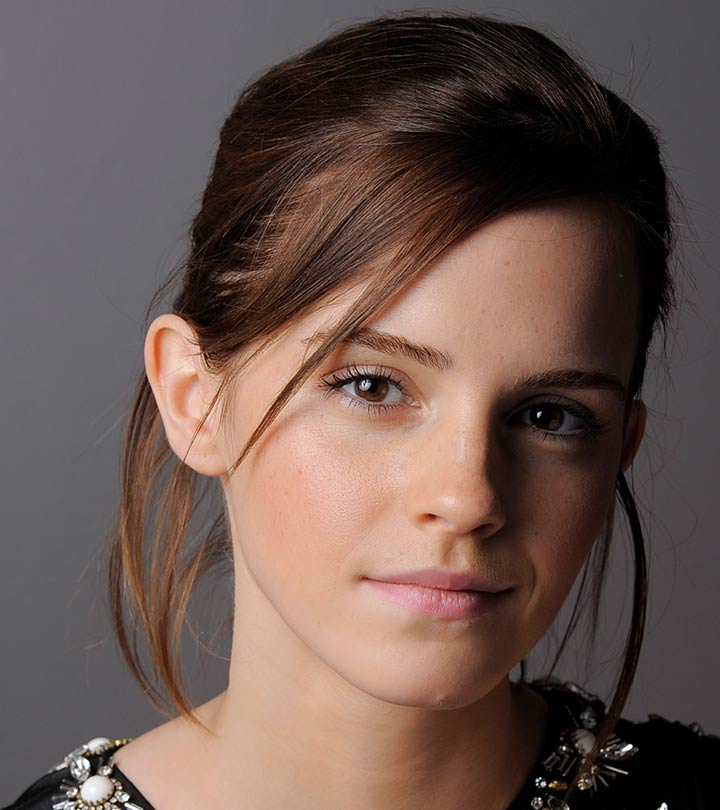
#> input picture images/emma.jpg, 720 x 810 px
$ jupyter execute Image_Ass_1.ipynb
#> lines starting #> are read from the running program, lines starting #| are printed output that depends on the picture
# 1

[cell 1]
# Identity Transformations (Identity)
import cv2 as cv
import numpy as np
import matplotlib.pyplot as plt

# Load the image
f = cv.imread('images/emma.jpg', cv.IMREAD_GRAYSCALE)
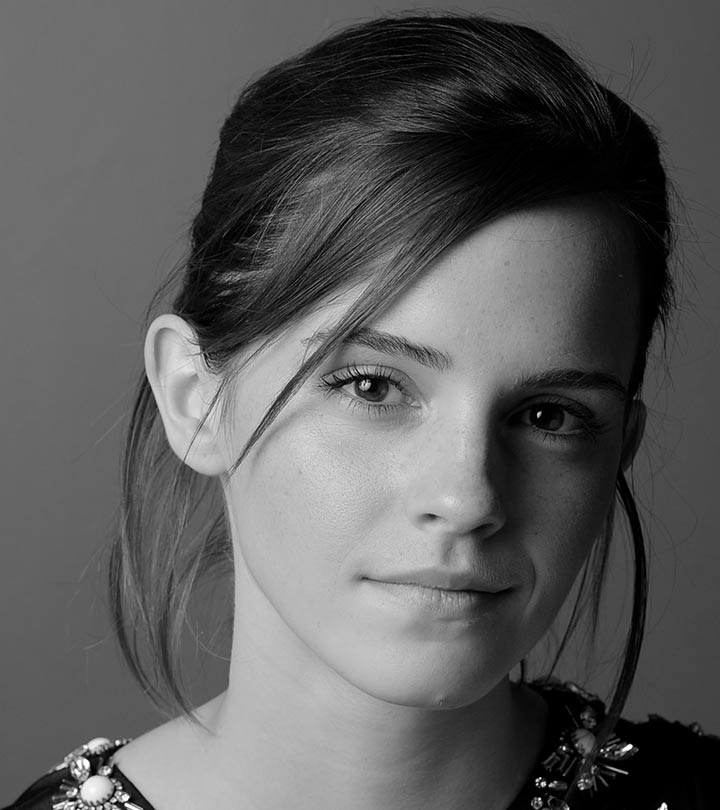
#> f: shape (810, 720); min 0, max 255, mean 92.3

# Create the transformation function
t = np.arange(256, dtype=np.uint8)

# Define the transformation for each range
t[0:51] = t[0:51]
t[51:151] = np.clip(
    (155/99) * (np.arange(51, 151) - 51) + 100,
    0, 255
)
t[151:256] = t[151:256]

# Apply the transformation to the image
g = t[f]
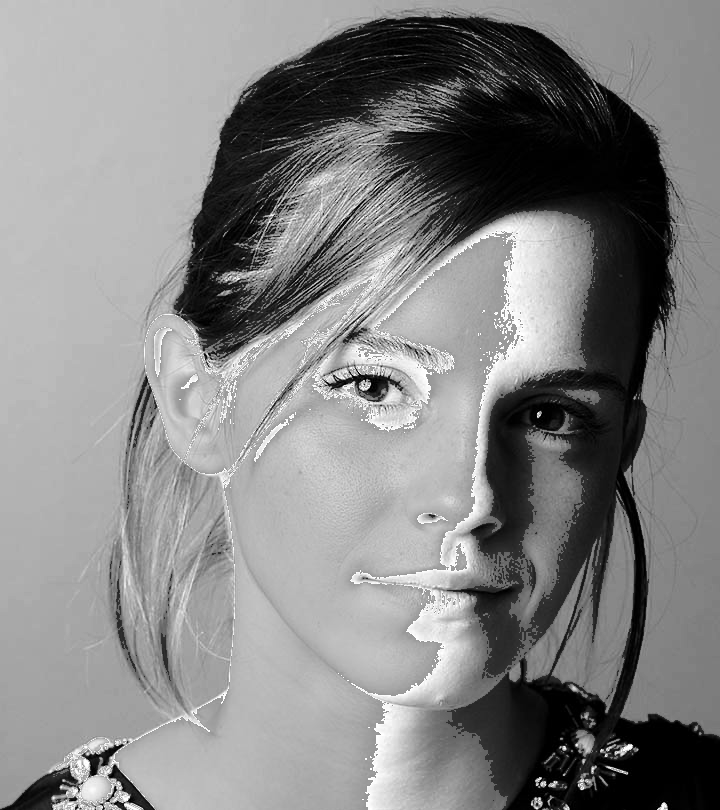
#> g: shape (810, 720); min 0, max 255, mean 132.6

# Plot the original image, transformed image, and transformation function
fig, ax = plt.subplots(1, 3, figsize=(12, 4))
ax[0].imshow(f, cmap='gray', vmin=0, vmax=255)
ax[0].set_title('Original Image')
ax[1].imshow(g, cmap='gray', vmin=0, vmax=255)
ax[1].set_title('Transformed Image')
for a in ax[0:2]:
    a.axis('off')
ax[2].plot(t)
ax[2].set_ylim([0, 255])
ax[2].set_xlim([0, 255])
ax[2].set_title('Transformation Function')
plt.show()
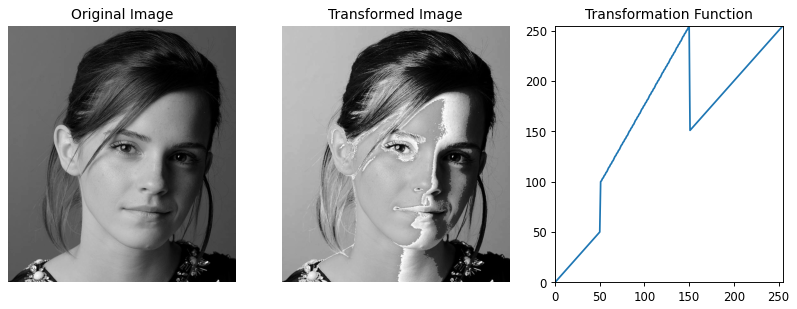
#> figure drawn by matplotlib, 3 panels; panel 3: curve peaks at x = 150, y = 255

# 2

[cell 2]
import cv2 as cv
import matplotlib.pyplot as plt

# Load the image
f = cv.imread('images/brain_proton_density_slice.png', cv.IMREAD_GRAYSCALE)
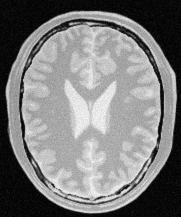
#> input picture images/brain_proton_density_slice.png, 181 x 217 px
#> f is the input picture: shape (217, 181); min 0, max 251, mean 123.7

# Plot and show the image with coordinate system
plt.imshow(f, cmap='gray')
plt.xlabel('X-axis (pixels)')
plt.ylabel('Y-axis (pixels)')
plt.title('Brain Proton Density Slice')
plt.grid(True)  # Optionally, add a grid to emphasize coordinates
plt.show()

# White Matter Intensity

[cell 3]
import cv2 as cv

# Load the image
f = cv.imread('images/brain_proton_density_slice.png', cv.IMREAD_GRAYSCALE)

# Define the coordinates of the point (x, y)
x, y = 100, 175

# Get the intensity value at the specified point 1
intensity = f[y, x]
#> intensity = 217

# Print the intensity value 1
print(f"Intensity at point ({x}, {y}): {intensity}")
#| Intensity at point (100, 175): 217

# Define the coordinates of the point (x, y)
x, y = 60, 100

# Get the intensity value at the specified point 2
intensity = f[y, x]
#> intensity = 173

# Print the intensity value 2
print(f"Intensity at point ({x}, {y}): {intensity}")
#| Intensity at point (60, 100): 173

# Define the coordinates of the point (x, y)
x, y = 50, 75

# Get the intensity value at the specified point 3
intensity = f[y, x]
#> intensity = 163

# Print the intensity value 3
print(f"Intensity at point ({x}, {y}): {intensity}")
#| Intensity at point (50, 75): 163

[cell 4]
import cv2 as cv
import numpy as np
import matplotlib.pyplot as plt

# Load the image
f = cv.imread('images/brain_proton_density_slice.png', cv.IMREAD_GRAYSCALE)

# Create the transformation function
t = np.arange(256, dtype=np.uint8)

# Define the transformation for each range
t[0:156] = t[0:156]
t[156:181] = 0
t[181:256] = t[181:256]

# Apply the transformation to the image
g = t[f]
#> g: shape (217, 181)

# Plot the original and transformed images
plt.figure(figsize=(12, 6))

plt.subplot(1, 2, 1)
plt.imshow(f, cmap='gray')
plt.title('Original Image')
plt.axis('off')

plt.subplot(1, 2, 2)
plt.imshow(g, cmap='gray')
plt.title('Transformed Image')
plt.axis('off')

plt.tight_layout()
plt.show()

# Plot the transformation function as a graph
plt.figure(figsize=(8, 4))
plt.plot(np.arange(256), t, color='blue', linewidth=2)
plt.title('Transformation Function')
plt.xlabel('Original Intensity Values')
plt.ylabel('Transformed Intensity Values')
plt.grid()
plt.xlim(0, 255)
plt.ylim(0, 255)
plt.axhline(0, color='black', lw=0.5, ls='--')
plt.axvline(0, color='black', lw=0.5, ls='--')
plt.show()
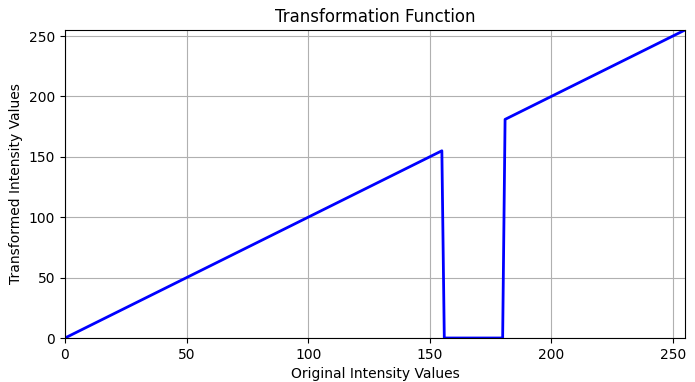
#> figure drawn by matplotlib, 1 panel; curve peaks at x = 255, y = 255

# Gray Matter Intensity

[cell 5]
import cv2 as cv

# Load the image
f = cv.imread('images/brain_proton_density_slice.png', cv.IMREAD_GRAYSCALE)

# Define the coordinates of the point (x, y)
x, y = 150, 75

# Get the intensity value at the specified point 1
intensity = f[y, x]
#> intensity = 205

# Print the intensity value 1
print(f"Intensity at point ({x}, {y}): {intensity}")
#| Intensity at point (150, 75): 205

# Define the coordinates of the point (x, y)
x, y = 150, 150

# Get the intensity value at the specified point 2
intensity = f[y, x]
#> intensity = 225

# Print the intensity value 2
print(f"Intensity at point ({x}, {y}): {intensity}")
#| Intensity at point (150, 150): 225

# Define the coordinates of the point (x, y)
x, y = 125, 25

# Get the intensity value at the specified point 3
intensity = f[y, x]
#> intensity = 198

# Print the intensity value 3
print(f"Intensity at point ({x}, {y}): {intensity}")
#| Intensity at point (125, 25): 198

[cell 6]
import cv2 as cv
import numpy as np
import matplotlib.pyplot as plt

# Load the image
f = cv.imread('images/brain_proton_density_slice.png', cv.IMREAD_GRAYSCALE)

# Create the transformation function
t = np.arange(256, dtype=np.uint8)

# Define the transformation for each range
t[0:181] = t[0:181]
t[181:251] = 0
t[251:256] = t[251:256]

# Apply the transformation to the image
g = t[f]
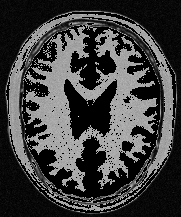
#> g: shape (217, 181); min 0, max 251, mean 63.6

# Plot the original and transformed images
plt.figure(figsize=(12, 6))

plt.subplot(1, 2, 1)
plt.imshow(f, cmap='gray')
plt.title('Original Image')
plt.axis('off')

plt.subplot(1, 2, 2)
plt.imshow(g, cmap='gray')
plt.title('Transformed Image')
plt.axis('off')

plt.tight_layout()
plt.show()

# Plot the transformation function as a graph
plt.figure(figsize=(8, 4))
plt.plot(np.arange(256), t, color='blue', linewidth=2)
plt.title('Transformation Function')
plt.xlabel('Original Intensity Values')
plt.ylabel('Transformed Intensity Values')
plt.grid()
plt.xlim(0, 255)
plt.ylim(0, 255)
plt.axhline(0, color='black', lw=0.5, ls='--')
plt.axvline(0, color='black', lw=0.5, ls='--')
plt.show()
#> figure, not shown here; curve peaks at x = 255, y = 255

# 3

## i) For gamma = 0.6

Because the issue with this image is brightness of dark parts is too low, So we need to brightens dark parts. So I used gamma =  0.6 because it is give the best one as I see.

[cell 7]
# Gamma Correction
import cv2 as cv
import numpy as np
import matplotlib.pyplot as plt

gamma = 0.6
f = cv.imread('images/highlights_and_shadows.jpg')
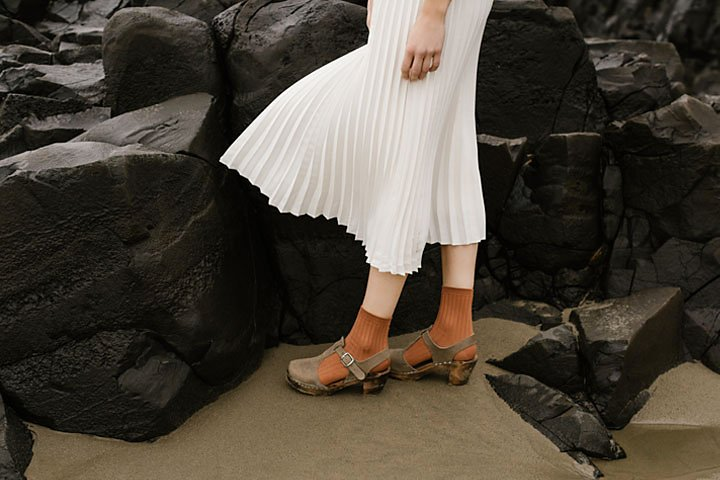
#> input picture images/highlights_and_shadows.jpg, 720 x 480 px
#> f is the input picture: shape (480, 720, 3); mean B, G, R 58.1, 68.6, 75.7

t = np.array([(i / 255.0) ** gamma * 255 for i in np.arange(0, 256)]).astype(np.uint8)
g = cv.LUT(f, t)
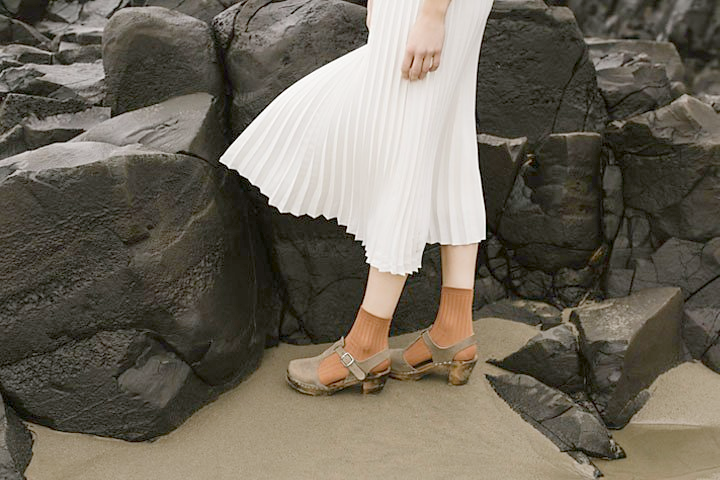
#> g: shape (480, 720, 3); mean B, G, R 90.9, 103.5, 110.2

fig, ax = plt.subplots(1, 2, figsize=(12, 8))
ax[0].imshow(cv.cvtColor(f, cv.COLOR_BGR2RGB))
ax[0].set_title('Original Image')
ax[1].imshow(cv.cvtColor(g, cv.COLOR_BGR2RGB))
ax[1].set_title('Gamma Correction')
for a in ax:
    a.axis('off')
plt.show()
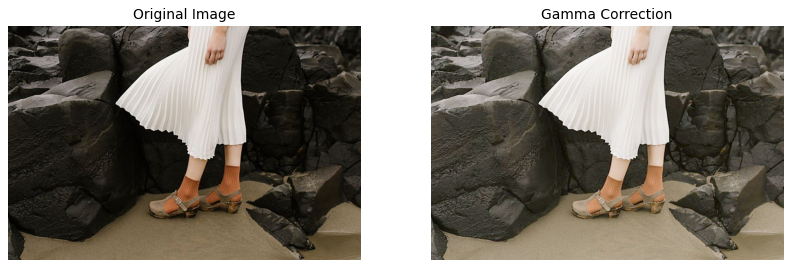
#> figure drawn by matplotlib, 2 panels

# ii)

[cell 8]
# Gamma Correction with Histograms Only
import cv2 as cv
import numpy as np
import matplotlib.pyplot as plt

gamma = 0.6
f = cv.imread('images/highlights_and_shadows.jpg')

# Apply gamma correction
t = np.array([(i / 255.0) ** gamma * 255 for i in np.arange(0, 256)]).astype(np.uint8)
g = cv.LUT(f, t)

# Plot the histograms of the original and corrected images
fig, ax = plt.subplots(1, 2, figsize=(14, 5))

# Calculate and plot histograms for the original image
color = ('b', 'g', 'r')
for i, col in enumerate(color):
    hist_f = cv.calcHist([f], [i], None, [256], [0, 256])
    ax[0].plot(hist_f, color=col)
    ax[0].set_xlim([0, 256])
    ax[0].set_title('Histogram of Original Image')

# Calculate and plot histograms for the gamma corrected image
for i, col in enumerate(color):
    hist_g = cv.calcHist([g], [i], None, [256], [0, 256])
    ax[1].plot(hist_g, color=col)
    ax[1].set_xlim([0, 256])
    ax[1].set_title('Histogram of Gamma Corrected Image')

plt.tight_layout()
plt.show()
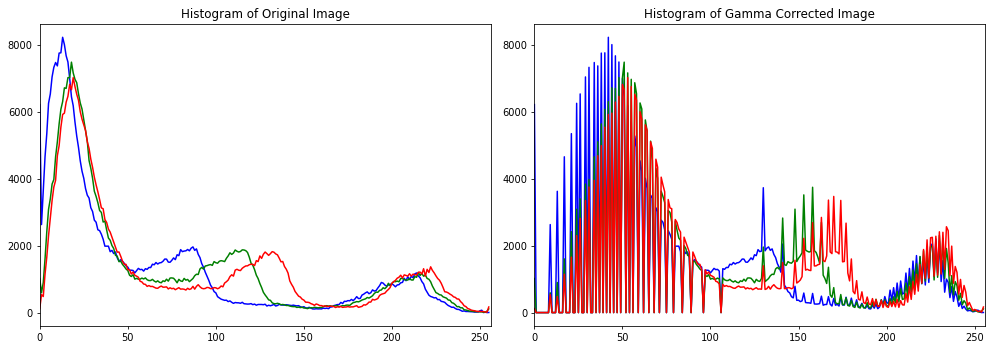
#> figure drawn by matplotlib, 2 panels; panel 1: curve peaks at x = 13, y = 8229; panel 1: curve peaks at x = 18, y = 7486; panel 1: curve peaks at x = 19, y = 7023; panel 2: curve peaks at x = 42, y = 8229
